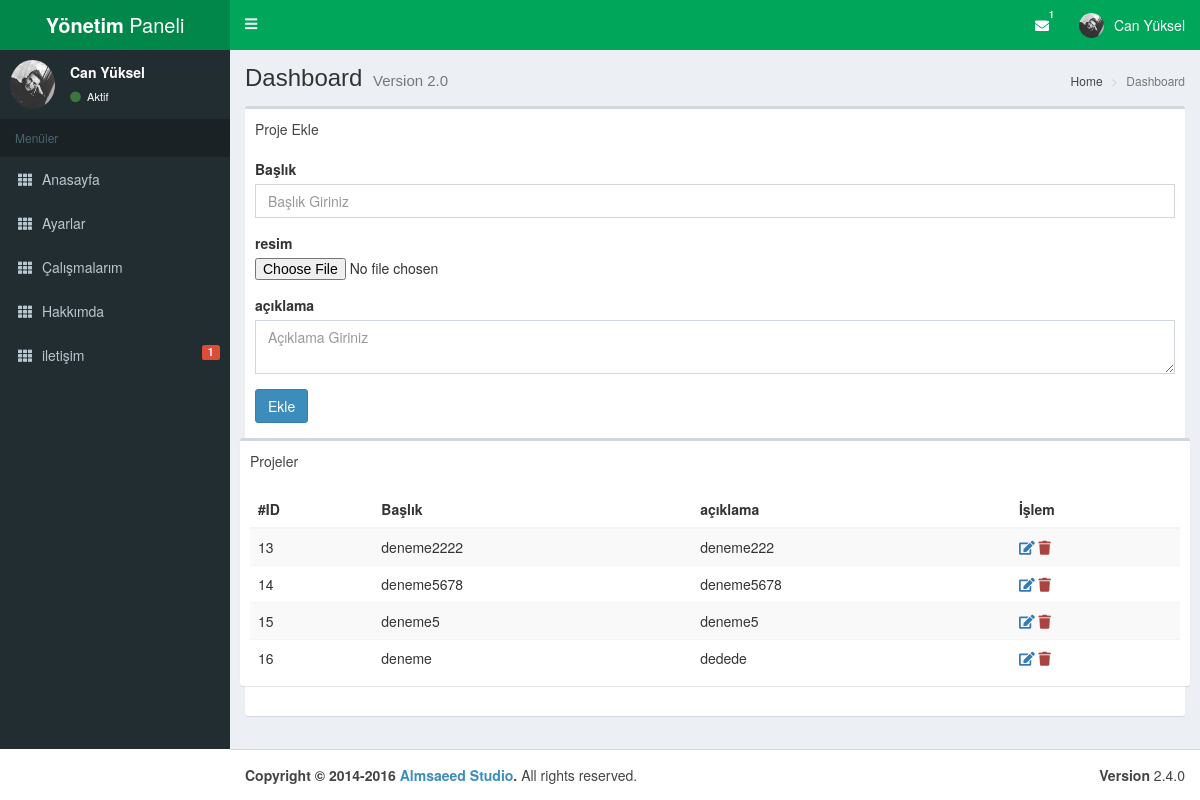
The app's page /admin/calismalar.php with its own data.
### tables this page shows
CREATE TABLE `ayarlar` (
  `id` int(11) NOT NULL,
  `sitebaslik` varchar(255) NOT NULL,
  `sitekeywords` varchar(255) NOT NULL,
  `sitedescription` varchar(255) NOT NULL,
  `sitedurum` varchar(255) NOT NULL,
  `sitegithub` varchar(255) NOT NULL,
  `siteinstagram` varchar(255) NOT NULL,
  `sitemail` varchar(255) NOT NULL,
  `siteuser` varchar(255) NOT NULL,
  `sitepass` varchar(255) NOT NULL,
  `siteadsoyad` varchar(255) NOT NULL,
  `sitemeslek` varchar(255) NOT NULL,
  `siteresim` varchar(255) NOT NULL
);

CREATE TABLE `calismalar` (
  `id` int(11) NOT NULL,
  `baslik` varchar(255) NOT NULL,
  `resim` varchar(255) NOT NULL,
  `aciklama` varchar(255) NOT NULL
);

### admin/include/database.php (called while the page is built, shortened)
<?php
try {
	$db = new PDO("mysql:host=localhost;dbname=portfolio;charset=utf8;","root","");
} catch (PDOException $e) {
	print $e->getMessage();
}
	$site = $db->prepare("SELECT * FROM ayarlar WHERE id=:id");
	$site->execute(["id" => 0]);
	$row = $site->fetch(PDO::FETCH_OBJ);
?>

### admin/calismalar.php (the view, shortened to what this page needs)
<?php include 'include/header.php'; ?>
    <section class="content-header">
        <h1>
            Dashboard
            <small>Version 2.0</small>
        </h1>
        <ol class="breadcrumb">
            <li><a href="#"><i class="fa fa-dashboard"></i> Home</a></li>
            <li class="active">Dashboard</li>
        </ol>
    </section>
    <section class="content">
        <div class="col-md-12">
            <div class="row">
                <div class="box">
                    <div class="box-header">
                        Proje Ekle
                </div>
                <div class="box-body">
                    <form action="" method="post" enctype="multipart/form-data">
                    <div class="form-group">
                        <label>Başlık</label>
                        <input type="text" name="baslik" class="form-control" placeholder="Başlık Giriniz" />
                    </div>
                    <div class="form-group">
                        <label>resim</label>
                        <input type="file" name="resim" />
                    </div>
                    <div class="form-group">
                        <label>açıklama</label>
                       <textarea name="aciklama" class="form-control" placeholder="Açıklama Giriniz"></textarea>
                    </div>
                    <div class="form-group">
                        <button type="submit" class="btn btn-primary">Ekle</button>
                    </div>
                    </form>
                    <div class="row">
                    <div class="box">
                        <div class="box-header">
                            Projeler
                       </div>
                       <div class="box-body">
                           <table class="table table-striped">
                               <thead>
                                   <th>#ID</th>
                                   <th>Başlık</th>
                                   <th>açıklama</th>
                                   <th>İşlem</th>
                               </thead>
                               <tbody>
                                <?php
                                   $calismalarim = $db->query("SELECT * FROM calismalar")->fetchAll(PDO::FETCH_OBJ);
                                   foreach ($calismalarim as $row) {
                                       ?>
                                       <tr>
                                           <td><?= $row->id ?></td>
                                           <td><?= $row->baslik ?></td>
                                           <td><?= $row->aciklama ?></td>
                                           <td>
                                            <a href="calismalar-guncelle.php?id=<?= $row->id ?>"><i class="fa fa-edit text-primary"></i></a>
                                            <a href="?sil=<?= $row->id ?>"><i class="fa fa-trash text-danger"></i></a>
                                            </td>
                                       </tr>
                                       <?php
                                   }
                                   ?>
                               </tbody>
                           </table>
                       </div>
                    </div>
                    </div>
                </div>
                    </div>
                </div>
            </div>
        </div>
<?php include 'include/footer.php'; ?>

### admin/include/header.php (shortened to what this page needs)
<?php require "include/database.php";
 ?>
<!DOCTYPE html>
<html>
<head>
    <link rel="stylesheet" href="assets/css/bootstrap.min.css">
    <link rel="stylesheet" href="assets/css/fontawesome-all.min.css">
    <link rel="stylesheet" href="assets/css/AdminLTE.min.css">
    <link rel="stylesheet" href="assets/css/skin-green.min.css">
    <link rel="stylesheet" href="assets/css/select2.min.css">
</head>
<body class="hold-transition skin-green sidebar-mini">
<div class="wrapper">
    <header class="main-header">
        <a href="index.php" class="logo">
            <span class="logo-lg"><b>Yönetim</b> Paneli</span>
        </a>
        <nav class="navbar navbar-static-top">
            <a href="#" class="sidebar-toggle" data-toggle="push-menu" role="button">
                <i class="fa fa-bars"></i>
            </a>
            <div class="navbar-custom-menu">
                <ul class="nav navbar-nav">
                     <?php
                $okunmamis = $db->prepare("SELECT * FROM iletisim WHERE durum=:durum");
                $okunmamis ->execute(["durum"=>0]);
                $sayi = $okunmamis->rowcount();
                ?>
                    <li class="dropdown messages-menu">
                        <a href="iletisim.php">
                            <i class="fa fa-envelope"></i>
                            <span class="label label-success"><?= $sayi ?></span>
                        </a>
                    </li>
                    <li class="dropdown user user-menu">
                        <a href="#" class="dropdown-toggle" data-toggle="dropdown">
                            <img src="../assets/upload/<?= $row->siteresim ?>" class="user-image" alt="User Image">
                            <span class="hidden-xs"><?= $row->siteadsoyad ?></span>
                        </a>
                    </li>
                </ul>
            </div>
        </nav>
    </header>
    <aside class="main-sidebar">
        <section class="sidebar">
            <div class="user-panel">
                <div class="pull-left image">
                    <img src="../assets/upload/<?= $row->siteresim ?>" class="img-circle" alt="User Image">
                </div>
                <div class="pull-left info">
                    <p><?= $row->siteadsoyad ?></p>
                    <a href="#"><i class="fa fa-circle text-success"></i> Aktif</a>
                </div>
            </div>
            <ul class="sidebar-menu" data-widget="tree">
                <li class="header">Menüler</li>
				<li>
                     <a href="anasayfa.php">
                        <i class="fa fa-th"></i> <span>Anasayfa</span>
					</a>
                </li>
                <li>
                     <a href="ayarlar.php">
                        <i class="fa fa-th"></i> <span>Ayarlar</span>
                    </a>
                </li>
                 <li>
                     <a href="calismalar.php">
                        <i class="fa fa-th"></i> <span>Çalışmalarım</span>
                    </a>
                </li>
                 <li>
                     <a href="hakkimda.php">
                        <i class="fa fa-th"></i> <span>Hakkımda</span>
                    </a>
                </li>
                 <li>
                     <a href="iletisim.php">
                        <i class="fa fa-th"></i> <span>iletişim</span>
                        <small class="label pull-right bg-red"><?= $sayi ?></small>
                    </a>
                </li>
                			</ul>
        </section>
    </aside>
    <div class="content-wrapper">

### records on screen
ayarlar: siteresim (picture), siteadsoyad "Can Yüksel"
calismalar: id "13", baslik "deneme2222", aciklama "deneme222"
calismalar: id "14", baslik "deneme5678", aciklama "deneme5678"
calismalar: id "15", baslik "deneme5", aciklama "deneme5"
calismalar: id "16", baslik "deneme", aciklama "dedede"

### other values on screen
$sayi "1"
